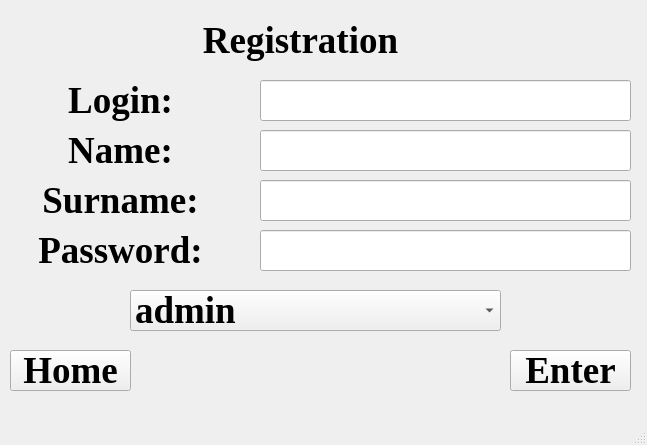
<?xml version="1.0" encoding="UTF-8"?>
<ui version="4.0">
 <class>Registration</class>
 <widget class="QMainWindow" name="Registration">
  <property name="geometry">
   <rect>
    <x>0</x>
    <y>0</y>
    <width>647</width>
    <height>445</height>
   </rect>
  </property>
  <property name="windowTitle">
   <string>MainWindow</string>
  </property>
  <widget class="QWidget" name="centralwidget">
   <widget class="QLabel" name="label">
    <property name="geometry">
     <rect>
      <x>200</x>
      <y>10</y>
      <width>201</width>
      <height>61</height>
     </rect>
    </property>
    <property name="font">
     <font>
      <family>Times New Roman</family>
      <pointsize>28</pointsize>
      <weight>75</weight>
      <bold>true</bold>
     </font>
    </property>
    <property name="text">
     <string>Registration</string>
    </property>
    <property name="alignment">
     <set>Qt::AlignCenter</set>
    </property>
   </widget>
   <widget class="QLineEdit" name="lineEdit">
    <property name="geometry">
     <rect>
      <x>260</x>
      <y>80</y>
      <width>371</width>
      <height>41</height>
     </rect>
    </property>
    <property name="font">
     <font>
      <family>Times New Roman</family>
      <pointsize>28</pointsize>
      <weight>75</weight>
      <bold>true</bold>
     </font>
    </property>
    <property name="text">
     <string/>
    </property>
   </widget>
   <widget class="QLabel" name="label_2">
    <property name="geometry">
     <rect>
      <x>20</x>
      <y>70</y>
      <width>201</width>
      <height>61</height>
     </rect>
    </property>
    <property name="font">
     <font>
      <family>Times New Roman</family>
      <pointsize>28</pointsize>
      <weight>75</weight>
      <bold>true</bold>
     </font>
    </property>
    <property name="text">
     <string>Login:</string>
    </property>
    <property name="alignment">
     <set>Qt::AlignCenter</set>
    </property>
   </widget>
   <widget class="QLabel" name="label_3">
    <property name="geometry">
     <rect>
      <x>20</x>
      <y>120</y>
      <width>201</width>
      <height>61</height>
     </rect>
    </property>
    <property name="font">
     <font>
      <family>Times New Roman</family>
      <pointsize>28</pointsize>
      <weight>75</weight>
      <bold>true</bold>
     </font>
    </property>
    <property name="text">
     <string>Name:</string>
    </property>
    <property name="alignment">
     <set>Qt::AlignCenter</set>
    </property>
   </widget>
   <widget class="QLabel" name="label_4">
    <property name="geometry">
     <rect>
      <x>20</x>
      <y>170</y>
      <width>201</width>
      <height>61</height>
     </rect>
    </property>
    <property name="font">
     <font>
      <family>Times New Roman</family>
      <pointsize>28</pointsize>
      <weight>75</weight>
      <bold>true</bold>
     </font>
    </property>
    <property name="text">
     <string>Surname:</string>
    </property>
    <property name="alignment">
     <set>Qt::AlignCenter</set>
    </property>
   </widget>
   <widget class="QLabel" name="label_5">
    <property name="geometry">
     <rect>
      <x>20</x>
      <y>220</y>
      <width>201</width>
      <height>61</height>
     </rect>
    </property>
    <property name="font">
     <font>
      <family>Times New Roman</family>
      <pointsize>28</pointsize>
      <weight>75</weight>
      <bold>true</bold>
     </font>
    </property>
    <property name="text">
     <string>Password:</string>
    </property>
    <property name="alignment">
     <set>Qt::AlignCenter</set>
    </property>
   </widget>
   <widget class="QLineEdit" name="lineEdit_2">
    <property name="geometry">
     <rect>
      <x>260</x>
      <y>130</y>
      <width>371</width>
      <height>41</height>
     </rect>
    </property>
    <property name="font">
     <font>
      <family>Times New Roman</family>
      <pointsize>28</pointsize>
      <weight>75</weight>
      <bold>true</bold>
     </font>
    </property>
    <property name="text">
     <string/>
    </property>
   </widget>
   <widget class="QLineEdit" name="lineEdit_3">
    <property name="geometry">
     <rect>
      <x>260</x>
      <y>180</y>
      <width>371</width>
      <height>41</height>
     </rect>
    </property>
    <property name="font">
     <font>
      <family>Times New Roman</family>
      <pointsize>28</pointsize>
      <weight>75</weight>
      <bold>true</bold>
     </font>
    </property>
    <property name="text">
     <string/>
    </property>
   </widget>
   <widget class="QLineEdit" name="lineEdit_4">
    <property name="geometry">
     <rect>
      <x>260</x>
      <y>230</y>
      <width>371</width>
      <height>41</height>
     </rect>
    </property>
    <property name="font">
     <font>
      <family>Times New Roman</family>
      <pointsize>28</pointsize>
      <weight>75</weight>
      <bold>true</bold>
     </font>
    </property>
    <property name="text">
     <string/>
    </property>
   </widget>
   <widget class="QPushButton" name="pushButton">
    <property name="geometry">
     <rect>
      <x>510</x>
      <y>350</y>
      <width>121</width>
      <height>41</height>
     </rect>
    </property>
    <property name="font">
     <font>
      <family>Times New Roman</family>
      <pointsize>28</pointsize>
      <weight>75</weight>
      <bold>true</bold>
     </font>
    </property>
    <property name="text">
     <string>Enter</string>
    </property>
   </widget>
   <widget class="QComboBox" name="comboBox">
    <property name="geometry">
     <rect>
      <x>130</x>
      <y>290</y>
      <width>371</width>
      <height>41</height>
     </rect>
    </property>
    <property name="font">
     <font>
      <family>Times New Roman</family>
      <pointsize>28</pointsize>
      <weight>75</weight>
      <bold>true</bold>
     </font>
    </property>
    <item>
     <property name="text">
      <string>admin</string>
     </property>
    </item>
    <item>
     <property name="text">
      <string>FF-adj,S-note,CA</string>
     </property>
    </item>
    <item>
     <property name="text">
      <string>2 shift</string>
     </property>
    </item>
    <item>
     <property name="text">
      <string>AL_ML_EL_PrC</string>
     </property>
    </item>
    <item>
     <property name="text">
      <string>Chassis_Line</string>
     </property>
    </item>
    <item>
     <property name="text">
      <string>ML part 2-3+PreB+Tires</string>
     </property>
    </item>
   </widget>
   <widget class="QLabel" name="label_6">
    <property name="geometry">
     <rect>
      <x>540</x>
      <y>10</y>
      <width>81</width>
      <height>61</height>
     </rect>
    </property>
    <property name="styleSheet">
     <string notr="true">
image: url(:/newPrefix/picture/Volvo.png);</string>
    </property>
    <property name="text">
     <string/>
    </property>
   </widget>
   <widget class="QPushButton" name="pushButton_2">
    <property name="geometry">
     <rect>
      <x>10</x>
      <y>350</y>
      <width>121</width>
      <height>41</height>
     </rect>
    </property>
    <property name="font">
     <font>
      <family>Times New Roman</family>
      <pointsize>28</pointsize>
      <weight>75</weight>
      <bold>true</bold>
     </font>
    </property>
    <property name="text">
     <string>Home</string>
    </property>
   </widget>
  </widget>
  <widget class="QMenuBar" name="menubar">
   <property name="geometry">
    <rect>
     <x>0</x>
     <y>0</y>
     <width>647</width>
     <height>21</height>
    </rect>
   </property>
  </widget>
  <widget class="QStatusBar" name="statusbar"/>
 </widget>
 <resources>
  <include location="source.qrc"/>
 </resources>
 <connections/>
</ui>
